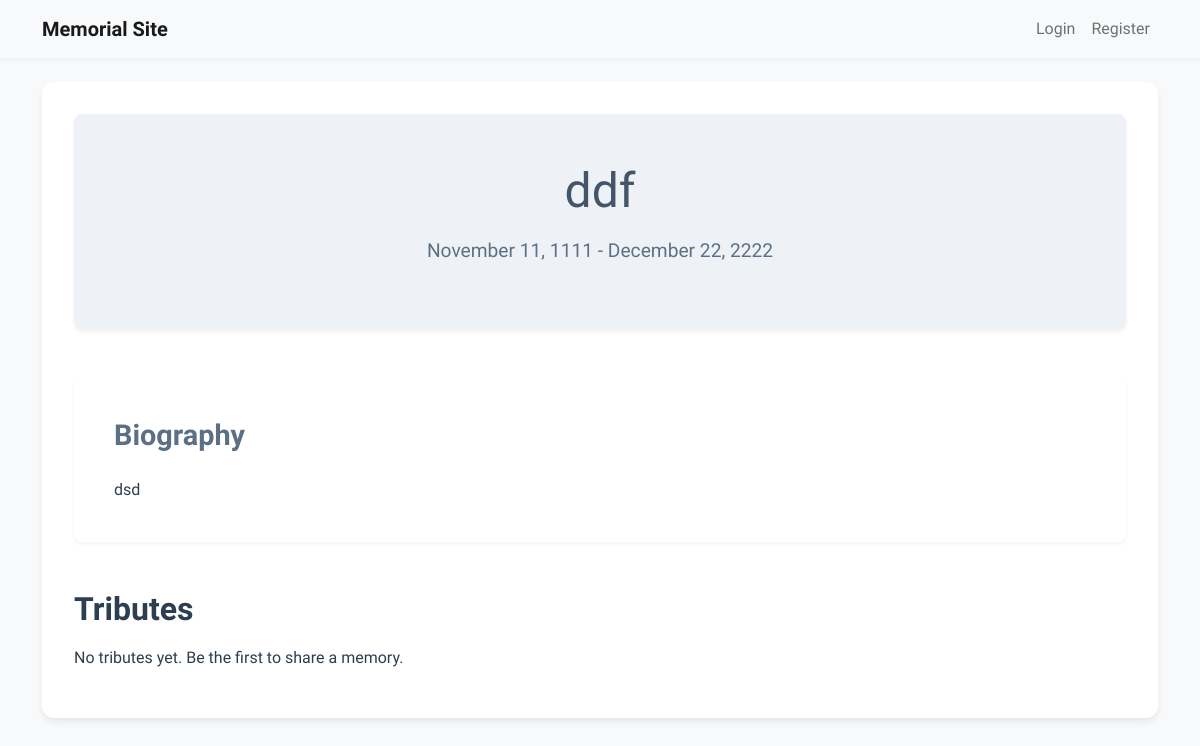
Screenshot of /memorial/4 with the database file from the repository.
### app/models/memorial.py (models this page shows, shortened)
class Memorial(db.Model):
    id = db.Column(db.Integer, primary_key=True)
    name = db.Column(db.String(100), nullable=False)
    birth_date = db.Column(db.Date)
    death_date = db.Column(db.Date)
    biography = db.Column(db.Text)
    custom_url = db.Column(db.String(100), unique=True)
    is_public = db.Column(db.Boolean, default=True)
    access_code = db.Column(db.String(20))
    created_at = db.Column(db.DateTime, default=datetime.utcnow)
    creator_id = db.Column(db.Integer, db.ForeignKey('user.id'), nullable=False)
    theme_id = db.Column(db.Integer, db.ForeignKey('theme.id'))
    layout = db.Column(db.String(32), default='standard')  # standard, compact, full-width, etc.
    photos = db.relationship('Photo', backref='memorial', lazy='dynamic')
    tributes = db.relationship('Tribute', backref='memorial', lazy='dynamic')
    events = db.relationship('Event', backref='memorial', lazy='dynamic')

### app/routes/memorial.py (the view)
@bp.route('/memorial/<int:id>')
def view(id):
    memorial = Memorial.query.get_or_404(id)
    if not memorial.is_public:
        if not current_user.is_authenticated:
            abort(403)
        if current_user.id != memorial.creator_id:
            abort(403)
    if memorial.theme:
        print(f"Using theme template: {memorial.theme.template_path}")
        template = memorial.theme.template_path
    else:
        print("Using default classic theme")
        template = 'themes/classic/memorial.html'
    return render_template(template,
                         memorial=memorial,
                         now=datetime.utcnow())

### app/templates/themes/modern/memorial.html (shortened to what this page needs)
{% extends "base.html" %}
{% block head %}
<link rel="stylesheet" href="{{ url_for('static', filename='css/themes/modern.css', v='1.0') }}">
{% endblock %}
{% block content %}
<div class="memorial-modern {% if memorial.layout == 'full-width' %}container-fluid{% elif memorial.layout == 'compact' %}container-sm{% else %}container{% endif %}">
    <div class="memorial-header">
        <h1 class="memorial-name">{{ memorial.name }}</h1>
        <p class="memorial-dates">
            {{ memorial.birth_date.strftime('%B %d, %Y') }} -
            {{ memorial.death_date.strftime('%B %d, %Y') }}
        </p>
    </div>
    <div class="memorial-content">
        <div class="biography-section">
            <h2>Biography</h2>
            <div class="biography-text">{{ memorial.biography|nl2br|safe }}</div>
        </div>
        <div class="tributes-section">
            <h2>Tributes</h2>
            {% if memorial.tributes.filter_by(is_approved=true).count() > 0 %}
                {% for tribute in memorial.tributes.filter_by(is_approved=true) %}
                <div class="tribute">
                    <div class="tribute-content">{{ tribute.content }}</div>
                    <div class="tribute-author">- {{ tribute.author.username }}</div>
                </div>
                {% endfor %}
            {% else %}
                <p>No tributes yet. Be the first to share a memory.</p>
            {% endif %}
        </div>
    </div>
</div>
{% endblock %}

### app/static/css/base.css (style rules this page uses)
:root { --primary-color: #5c6f84; --primary-dark: #445469; --primary-light: #eef2f7; --accent-warm: #c4a484; --accent-soft: #a8c0d6; --neutral-100: #ffffff; --neutral-200: #f8f9fa; --neutral-300: #e9ecef; --neutral-400: #ced4da; --neutral-500: #adb5bd; --neutral-600: #6c757d; --neutral-700: #495057; --neutral-800: #343a40; --neutral-900: #212529; --text-primary: #2c3e50; --text-secondary: #5c6f84; --text-muted: #6c757d; --border-light: #dee2e6; --border-medium: #ced4da; --shadow-sm: 0 2px 4px rgba(0,0,0,0.05); --shadow-md: 0 4px 6px rgba(0,0,0,0.07); --shadow-lg: 0 10px 15px rgba(0,0,0,0.1); }
body { background-color: var(--neutral-200); color: var(--text-primary); font-family: 'Source Sans Pro', -apple-system, BlinkMacSystemFont, 'Segoe UI', Roboto, 'Helvetica Neue', Arial, sans-serif; line-height: 1.6; }
h1, h2, h3, h4, h5, h6 { color: var(--text-primary); font-weight: 600; margin-bottom: 1rem; }

### app/static/css/themes/modern.css (style rules this page uses)
.memorial-modern { background-color: var(--neutral-100); color: var(--text-primary); line-height: 1.6; padding: 2rem; border-radius: 12px; box-shadow: var(--shadow-md); }
.memorial-modern .memorial-header { text-align: center; padding: 3rem 2rem; background-color: var(--primary-light); border-radius: 8px; margin-bottom: 3rem; box-shadow: var(--shadow-sm); }
.memorial-modern .memorial-name { font-size: 3rem; font-weight: 300; margin-bottom: 1rem; color: var(--primary-dark); }
.memorial-modern .memorial-dates { font-size: 1.2rem; color: var(--text-secondary); }
.memorial-modern .biography-section { background-color: var(--neutral-100); padding: 2.5rem; border-radius: 8px; box-shadow: var(--shadow-sm); margin-bottom: 3rem; }
.memorial-modern .biography-section h2 { color: var(--primary-color); font-size: 1.8rem; margin-bottom: 1.5rem; }

### rows the page displays
Memorial: name "ddf", birth_date "November 11, 1111", death_date "December 22, 2222", biography "dsd"
